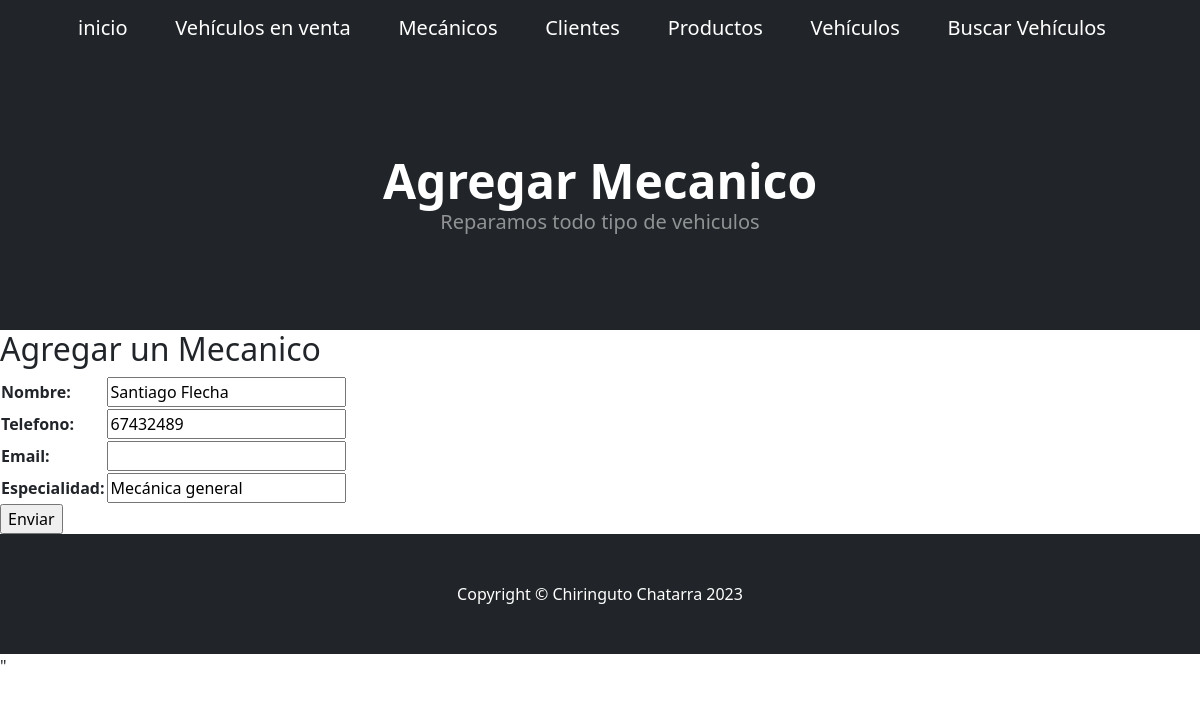
The page /modifMecanico/1/ on the database as committed earlier.
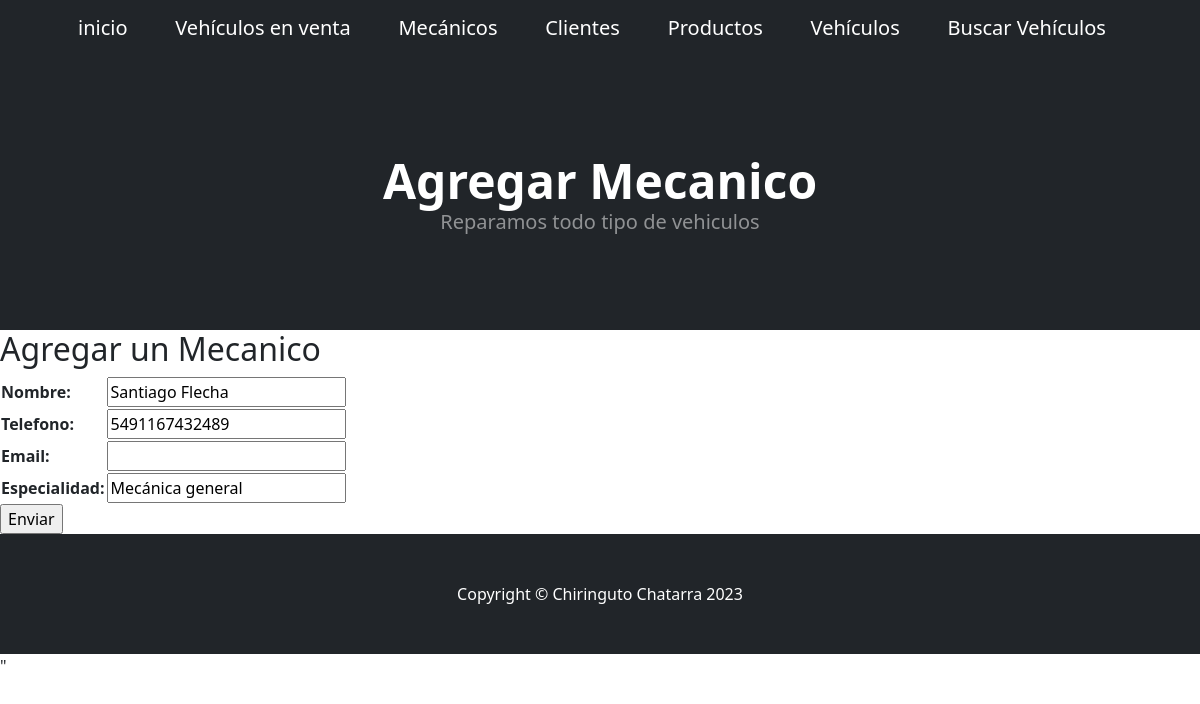
The same page on the database as committed later.
### aplicacion/models.py (models this page shows, shortened)
class Mecanico(models.Model):
    nombre = models.CharField(max_length=50)
    telefono = models.IntegerField()
    mail = models.EmailField()
    especialidad = models.CharField(max_length=50)

### aplicacion/views.py (the view)
# urls.py: path('modifMecanico/<id_mecanico>/', modifMecanico, name="modifMecanico"),
def modifMecanico(request, id_mecanico):
    mecanico = Mecanico.objects.get(id=id_mecanico)
    if request.method == "POST":
        miForm = MecanicoForm(request.POST)
        if miForm.is_valid():
            mecanico.nombre = miForm.cleaned_data.get('nombre')
            mecanico.telefono = miForm.cleaned_data.get('telefono')
            mecanico.mail = miForm.cleaned_data.get('mail')
            mecanico.especialidad = miForm.cleaned_data.get('especialidad')
            mecanico.save()
            return redirect(reverse_lazy('mecanicos'))
    else:
        miForm = MecanicoForm(initial={
            'nombre': mecanico.nombre,
            'telefono': mecanico.telefono,
            'email': mecanico.mail,
            'especialidad': mecanico.especialidad,
        })
    return render(request, "aplicacion/mecanicoForm3.html", {"form":miForm})

### aplicacion/forms.py
class MecanicoForm(forms.Form):
    nombre = forms.CharField(label="Nombre", max_length=50, required=True)
    telefono = forms.IntegerField(label="Telefono", required=True)
    mail = forms.EmailField(label="Email", required=True)
    especialidad = forms.CharField(label="Especialidad", max_length=50, required=True)

### aplicacion/templates/aplicacion/mecanicoForm3.html (shortened to what this page needs)
{% extends 'aplicacion/base.html' %}
{% load static %}
{% block titulo %}
    Agregar Mecanico
{% endblock titulo %}
{% block contenido %}
    <h2>Agregar un Mecanico</h2>
    <form action="" method="post">
        <table>
            {{ form.as_table }}
        </table>
        <input type="submit" value="Enviar">
    </form>
{% endblock contenido %}

Rows that differ between the two databases and show on the page:
changed Mecanico "Santiago Flecha": telefono "67432489" → "5491167432489"
